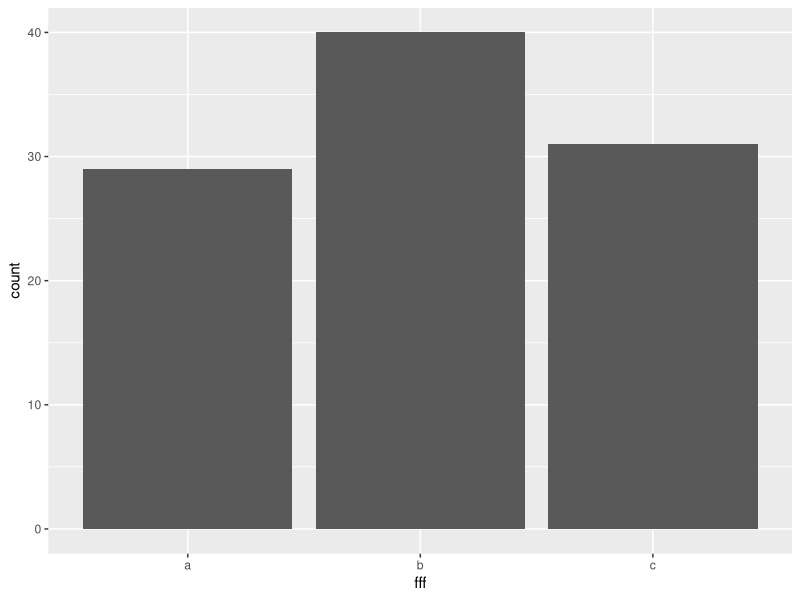
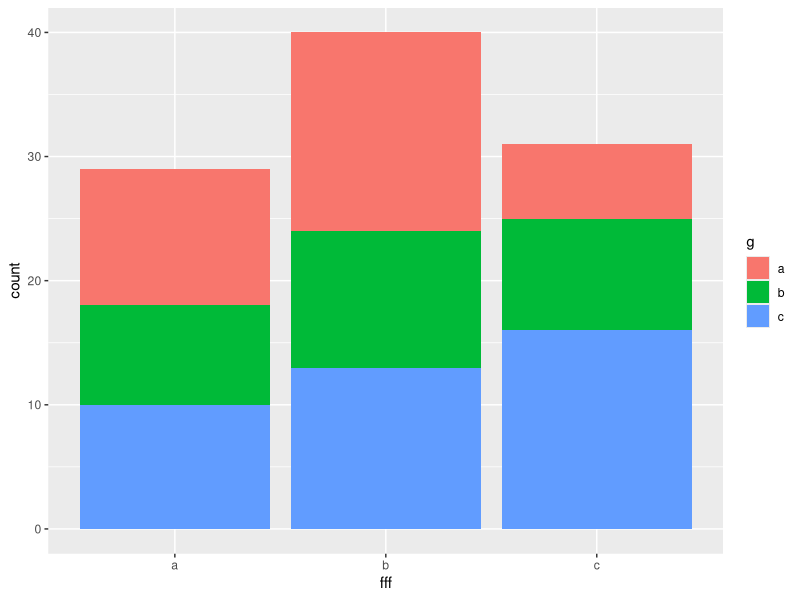
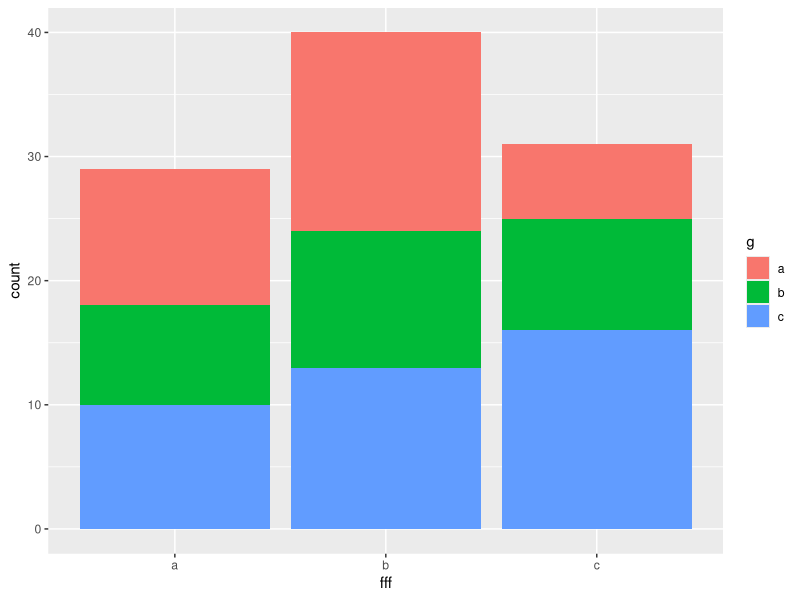
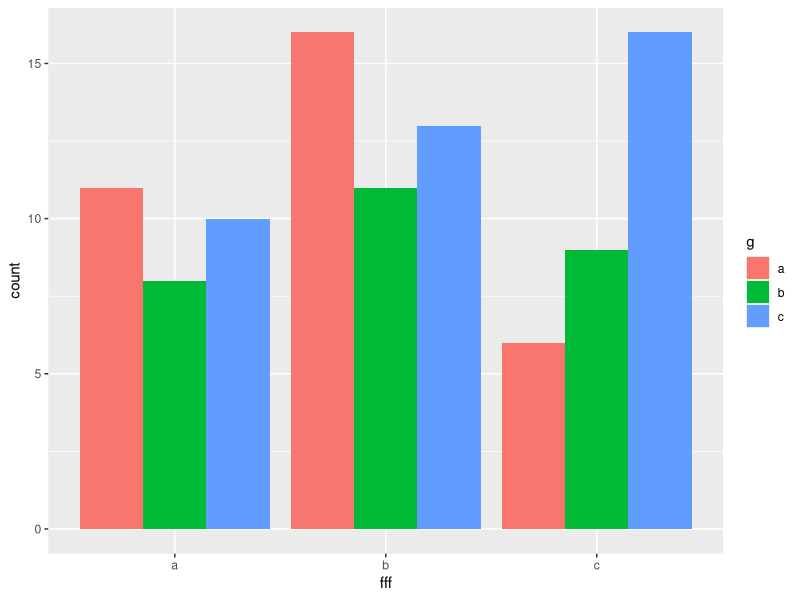
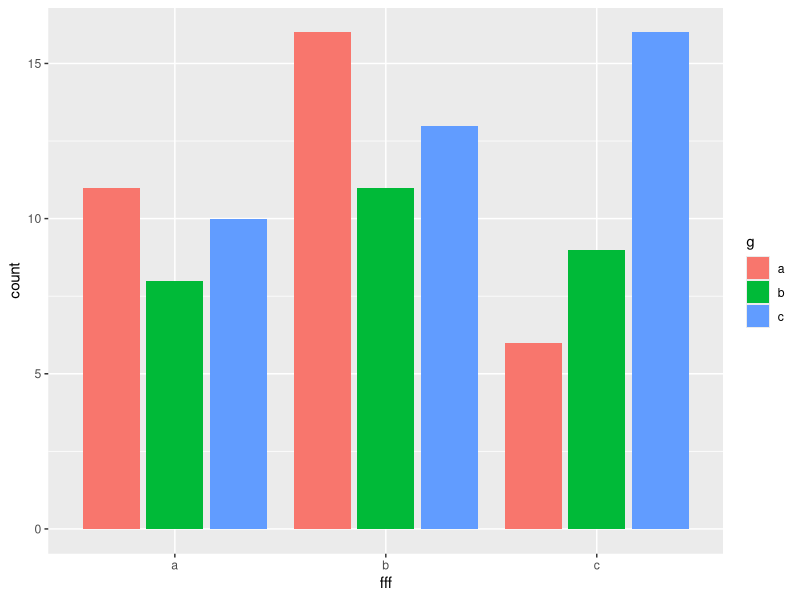
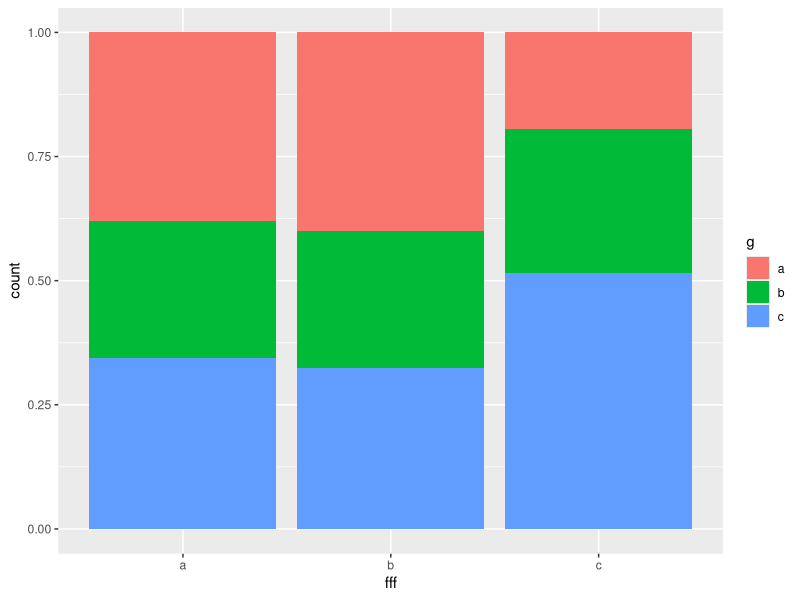
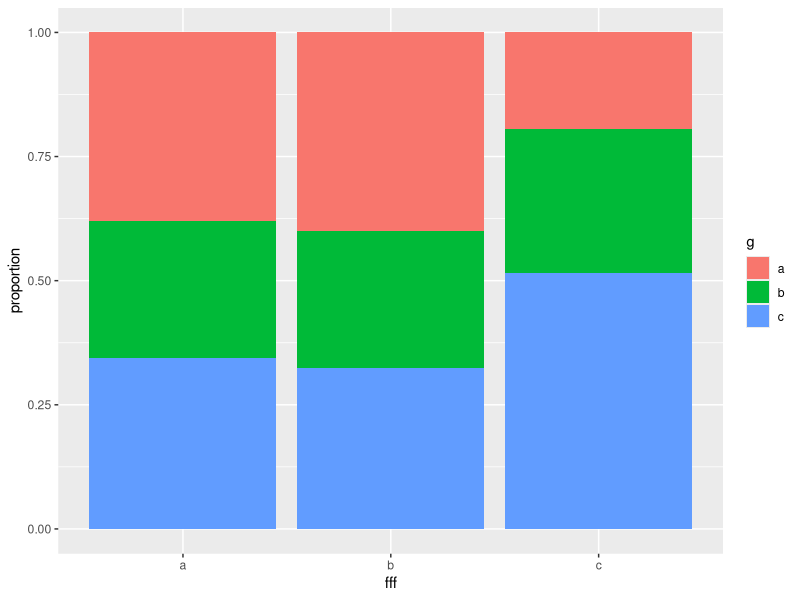
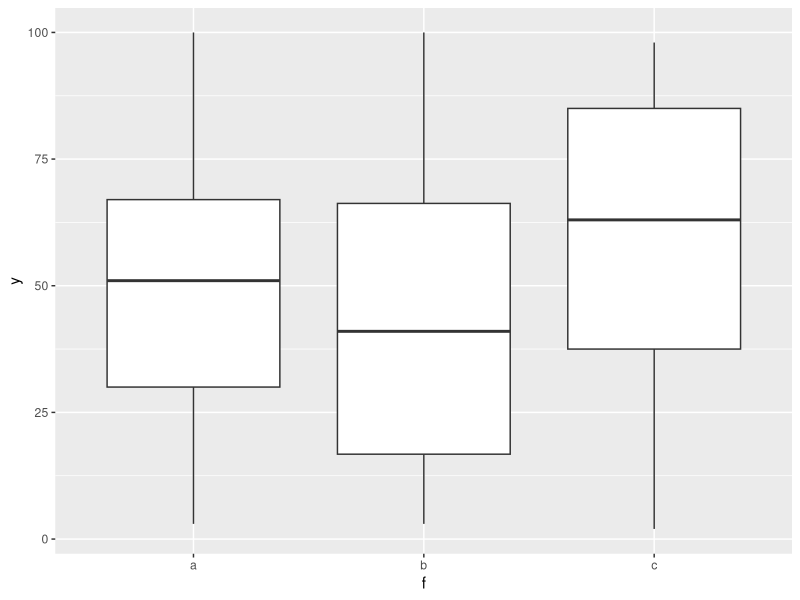

The R source for these figures, in order:
# Data

y <- sample(1:100, 100, replace=T, set.seed(1234))
f <- sample(factor(c("a", "b", "c")),
            100,
            replace=T,
            set.seed(1234))
g <- sample(factor(c("a", "b", "c")),
            100,
            replace=T,
            set.seed(4321))

(df <- data.frame(y, f, g))

library(ggplot2)

# Category_Category

ggplot(df, aes(x = f)) +
  geom_bar() +
  labs(x = "fff")

ggplot(df, aes(x = f, fill = g)) +
  geom_bar() +
  labs(x = "fff")

ggplot(df, aes(x = f, fill = g)) +
  geom_bar(position = "stack") +
  labs(x = "fff")

ggplot(df, aes(x = f, fill = g)) +
  geom_bar(position = "dodge") +
  labs(x = "fff")

ggplot(df, aes(x = f, fill = g)) +
  geom_bar(position = "dodge2") +
  labs(x = "fff")

ggplot(df, aes(x = f, fill = g)) +
  geom_bar(position = "fill") +
  labs(x="fff")

ggplot(df, aes(x = f, fill = g)) +
  geom_bar(position = "fill") +
  labs(x = "fff", y = "proportion")
  
# Numeric_Category

ggplot(df, aes(x = f, y = y)) +
  geom_boxplot()

ggplot(df, aes(x = f, y = y)) +
  geom_boxplot(fill = "salmon",
               color = "dimgrey",
               notch = T)

ggplot(df, aes(x = f, y = y)) +
  geom_boxplot() +
  geom_point(size = 3)

ggplot(df, aes(x = f, y = y)) +
  geom_boxplot() +
  geom_point(size = 3, position = "jitter")

ggplot(df, aes(x = f, y = y)) +
  geom_boxplot() +
  geom_point(size = 3, alpha = .5, position = "jitter")

ggplot(df, aes(x = f, y = y)) +
  geom_boxplot() +
  geom_point(size = 3, alpha = .5, position = "jitter") +
  geom_rug()

# Facet

ggplot(df, aes(y = y)) +
  geom_boxplot() +
  geom_rug() +
  facet_wrap(~ f)

ggplot(df, aes(y = y)) +
  geom_boxplot() +
  geom_rug() +
  facet_wrap(~ f, nrow = 3)

ggplot(df, aes(x = y)) +
  geom_density() +
  geom_rug() +
  facet_grid(f ~ .)

ggplot(df, aes(x = y)) +
  geom_density() +
  geom_rug() +
  facet_grid(. ~ f)

ggplot(df, aes(x = y)) +
  geom_density() +
  geom_rug() +
  facet_grid(f ~ g)

ggplot(df, aes(x = y)) +
  geom_density() +
  geom_rug() +
  facet_grid(g ~ f)

rm(list=ls())
